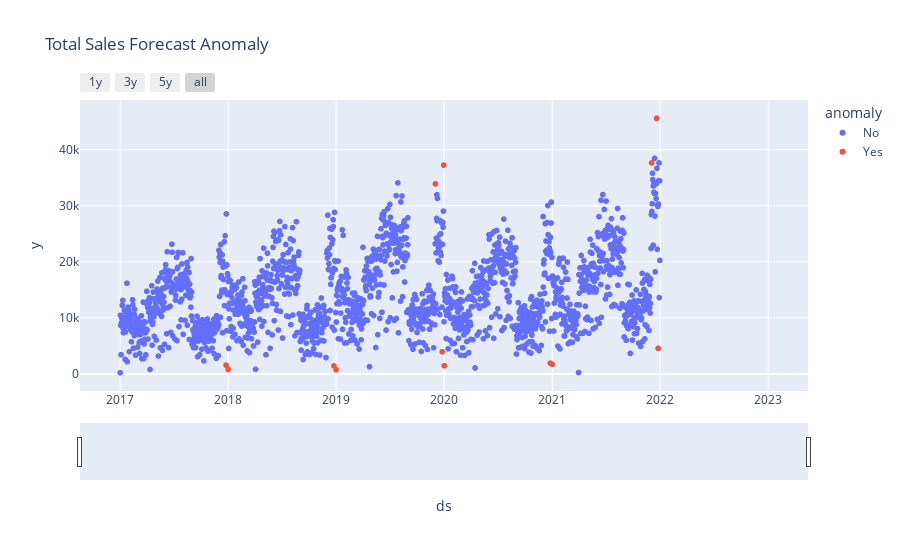

Notebook code cell kept with this figure:
### Code cell
#visualize the anomaly data
fig = px.scatter(sales_forecast_actual.reset_index(), x='ds', y='y', color='anomaly', title='Total Sales Forecast Anomaly')
#slider
fig.update_xaxes(
    rangeslider_visible = True,
    rangeselector = dict(
        buttons = list([
              dict(count=1, label='1y', step="year", stepmode="backward"),
              dict(count=2, label='3y', step="year", stepmode="backward"),
              dict(count=2, label='5y', step="year", stepmode="backward"),
              dict(step="all")
        ])
    )
)
fig.show()

### Figure 1 — Plotly figure (JSON) as saved in the notebook; plotly's stock layout.template omitted (floating-point values rounded to 4 significant figures; data arrays with more than 128 entries replaced by an {"elided": "..."} marker saying what was removed)
{"data": [{"hovertemplate": "anomaly=No<br>ds=%{x}<br>y=%{y}<extra></extra>", "legendgroup": "No", "marker": {"color": "#636efa", "symbol": "circle"}, "mode": "markers", "name": "No", "showlegend": true, "type": "scattergl", "x": {"elided": "2178 str values"}, "xaxis": "x", "y": {"elided": "2178 float values"}, "yaxis": "y"}, {"hovertemplate": "anomaly=Yes<br>ds=%{x}<br>y=%{y}<extra></extra>", "legendgroup": "Yes", "marker": {"color": "#EF553B", "symbol": "circle"}, "mode": "markers", "name": "Yes", "showlegend": true, "type": "scattergl", "x": ["2017-12-25T00:00:00", "2018-01-01T00:00:00", "2018-12-25T00:00:00", "2019-01-01T00:00:00", "2019-12-03T00:00:00", "2019-12-26T00:00:00", "2019-12-31T00:00:00", "2020-01-02T00:00:00", "2020-12-25T00:00:00", "2021-01-01T00:00:00", "2021-12-03T00:00:00", "2021-12-20T00:00:00", "2021-12-25T00:00:00"], "xaxis": "x", "y": [1576.0, 796.6, 1437.0, 744, 33920.0, 3970.0, 37270.0, 1458.0, 1928, 1722.0, 37660.0, 45630.0, 4573.0], "yaxis": "y"}], "layout": {"legend": {"title": {"text": "anomaly"}, "tracegroupgap": 0}, "title": {"text": "Total Sales Forecast Anomaly"}, "xaxis": {"anchor": "y", "domain": [0, 1], "rangeselector": {"buttons": [{"count": 1, "label": "1y", "step": "year", "stepmode": "backward"}, {"count": 2, "label": "3y", "step": "year", "stepmode": "backward"}, {"count": 2, "label": "5y", "step": "year", "stepmode": "backward"}, {"step": "all"}]}, "rangeslider": {"visible": true}, "title": {"text": "ds"}}, "yaxis": {"anchor": "x", "domain": [0, 1], "title": {"text": "y"}}}}
